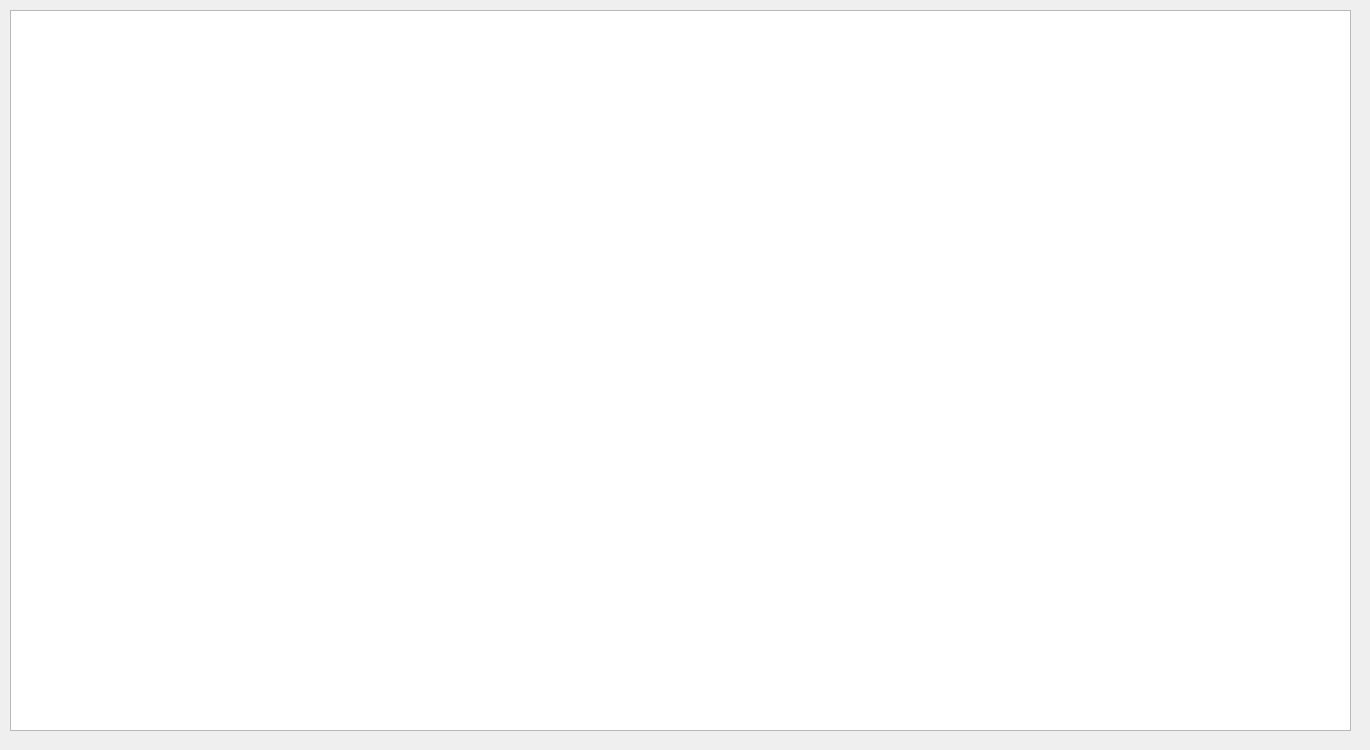
<?xml version="1.0" encoding="UTF-8"?>
<ui version="4.0">
 <class>GearsView</class>
 <widget class="QDialog" name="GearsView">
  <property name="geometry">
   <rect>
    <x>0</x>
    <y>0</y>
    <width>1370</width>
    <height>750</height>
   </rect>
  </property>
  <property name="windowTitle">
   <string>Mes équipements</string>
  </property>
  <widget class="QWidget" name="horizontalLayoutWidget">
   <property name="geometry">
    <rect>
     <x>10</x>
     <y>10</y>
     <width>1341</width>
     <height>721</height>
    </rect>
   </property>
   <layout class="QHBoxLayout" name="horizontalLayout">
    <property name="sizeConstraint">
     <enum>QLayout::SetNoConstraint</enum>
    </property>
    <item>
     <widget class="QTableView" name="twGears">
      <property name="sizePolicy">
       <sizepolicy hsizetype="MinimumExpanding" vsizetype="MinimumExpanding">
        <horstretch>0</horstretch>
        <verstretch>0</verstretch>
       </sizepolicy>
      </property>
      <property name="sizeAdjustPolicy">
       <enum>QAbstractScrollArea::AdjustToContents</enum>
      </property>
      <property name="editTriggers">
       <set>QAbstractItemView::NoEditTriggers</set>
      </property>
      <property name="alternatingRowColors">
       <bool>true</bool>
      </property>
      <property name="selectionBehavior">
       <enum>QAbstractItemView::SelectRows</enum>
      </property>
      <attribute name="horizontalHeaderCascadingSectionResizes">
       <bool>true</bool>
      </attribute>
      <attribute name="horizontalHeaderMinimumSectionSize">
       <number>50</number>
      </attribute>
      <attribute name="horizontalHeaderShowSortIndicator" stdset="0">
       <bool>false</bool>
      </attribute>
      <attribute name="horizontalHeaderStretchLastSection">
       <bool>false</bool>
      </attribute>
      <attribute name="verticalHeaderCascadingSectionResizes">
       <bool>true</bool>
      </attribute>
      <attribute name="verticalHeaderStretchLastSection">
       <bool>false</bool>
      </attribute>
     </widget>
    </item>
   </layout>
  </widget>
 </widget>
 <resources/>
 <connections/>
</ui>
